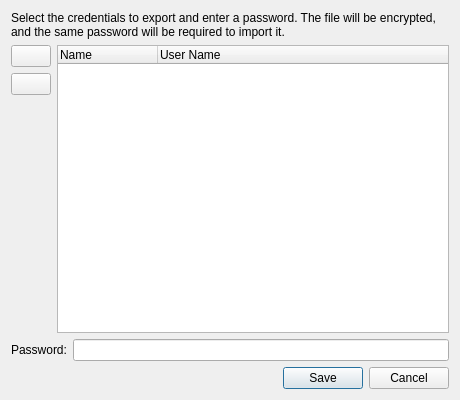
<?xml version="1.0" encoding="UTF-8"?>
<ui version="4.0">
 <class>CredentialExportDialog</class>
 <widget class="QDialog" name="CredentialExportDialog">
  <property name="geometry">
   <rect>
    <x>0</x>
    <y>0</y>
    <width>460</width>
    <height>400</height>
   </rect>
  </property>
  <property name="windowTitle">
   <string>Export Credentials</string>
  </property>
  <property name="modal">
   <bool>true</bool>
  </property>
  <layout class="QVBoxLayout" name="verticalLayout">
   <item>
    <widget class="QLabel" name="label_description">
     <property name="text">
      <string>Select the credentials to export and enter a password. The file will be encrypted, and the same password will be required to import it.</string>
     </property>
     <property name="wordWrap">
      <bool>true</bool>
     </property>
    </widget>
   </item>
   <item>
    <layout class="QHBoxLayout" name="horizontalLayout">
     <item>
      <layout class="QVBoxLayout" name="verticalLayout_buttons">
       <item>
        <widget class="QPushButton" name="button_check_all">
         <property name="sizePolicy">
          <sizepolicy hsizetype="Fixed" vsizetype="Fixed">
           <horstretch>0</horstretch>
           <verstretch>0</verstretch>
          </sizepolicy>
         </property>
         <property name="toolTip">
          <string>Check all</string>
         </property>
         <property name="text">
          <string/>
         </property>
         <property name="icon">
          <iconset resource="../../common/resources/common.qrc">
           <normaloff>:/img/check-all.svg</normaloff>:/img/check-all.svg</iconset>
         </property>
         <property name="iconSize">
          <size>
           <width>24</width>
           <height>24</height>
          </size>
         </property>
        </widget>
       </item>
       <item>
        <widget class="QPushButton" name="button_check_none">
         <property name="sizePolicy">
          <sizepolicy hsizetype="Fixed" vsizetype="Fixed">
           <horstretch>0</horstretch>
           <verstretch>0</verstretch>
          </sizepolicy>
         </property>
         <property name="toolTip">
          <string>Uncheck all</string>
         </property>
         <property name="text">
          <string/>
         </property>
         <property name="icon">
          <iconset resource="../../common/resources/common.qrc">
           <normaloff>:/img/uncheck-all.svg</normaloff>:/img/uncheck-all.svg</iconset>
         </property>
         <property name="iconSize">
          <size>
           <width>24</width>
           <height>24</height>
          </size>
         </property>
        </widget>
       </item>
       <item>
        <spacer name="verticalSpacer">
         <property name="orientation">
          <enum>Qt::Orientation::Vertical</enum>
         </property>
         <property name="sizeHint" stdset="0">
          <size>
           <width>20</width>
           <height>40</height>
          </size>
         </property>
        </spacer>
       </item>
      </layout>
     </item>
     <item>
      <widget class="QTreeWidget" name="tree_credentials">
       <property name="indentation">
        <number>0</number>
       </property>
       <property name="rootIsDecorated">
        <bool>false</bool>
       </property>
       <property name="itemsExpandable">
        <bool>false</bool>
       </property>
       <column>
        <property name="text">
         <string>Name</string>
        </property>
       </column>
       <column>
        <property name="text">
         <string>User Name</string>
        </property>
       </column>
      </widget>
     </item>
    </layout>
   </item>
   <item>
    <layout class="QGridLayout" name="gridLayout">
     <item row="0" column="0">
      <widget class="QLabel" name="label_password">
       <property name="text">
        <string>Password:</string>
       </property>
      </widget>
     </item>
     <item row="0" column="1">
      <widget class="PasswordEdit" name="edit_password"/>
     </item>
    </layout>
   </item>
   <item>
    <widget class="DialogButtonBox" name="button_box">
     <property name="standardButtons">
      <set>QDialogButtonBox::StandardButton::Cancel|QDialogButtonBox::StandardButton::Save</set>
     </property>
    </widget>
   </item>
  </layout>
 </widget>
 <customwidgets>
  <customwidget>
   <class>DialogButtonBox</class>
   <extends>QDialogButtonBox</extends>
   <header>common/desktop/dialog_button_box.h</header>
  </customwidget>
  <customwidget>
   <class>PasswordEdit</class>
   <extends>QLineEdit</extends>
   <header>common/desktop/password_edit.h</header>
  </customwidget>
 </customwidgets>
 <tabstops>
  <tabstop>tree_credentials</tabstop>
  <tabstop>edit_password</tabstop>
 </tabstops>
 <resources>
  <include location="../../common/resources/common.qrc"/>
 </resources>
 <connections/>
</ui>
